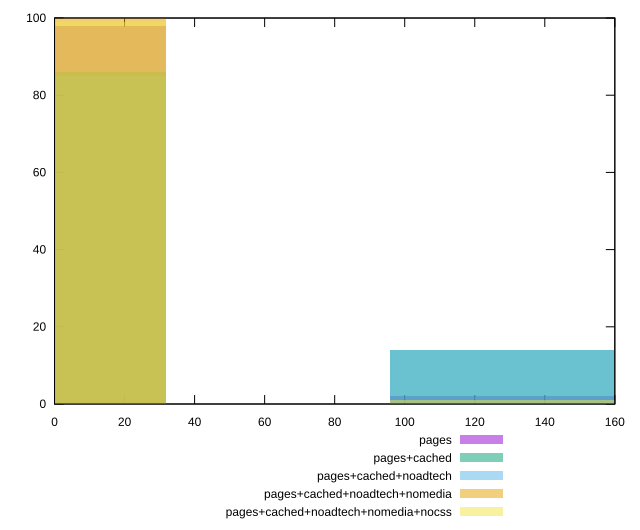

This figure's gnuplot source:
reset

$pages <<EOF
0 98
127.8561831994023 2
EOF

$pagesCached <<EOF
0 86
127.8561831994023 14
EOF

$pagesCachedNoadtech <<EOF
0 85
127.8561831994023 14
191.78427479910346 1
EOF

$pagesCachedNoadtechNomedia <<EOF
0 100
EOF

$pagesCachedNoadtechNomediaNocss <<EOF
0 99
127.8561831994023 1
EOF

set key outside below
set boxwidth 63.92809159970115
set xrange [0:160]
set yrange [0:100]
set trange [0:100]
set style fill transparent solid 0.5 noborder
set terminal svg size 640, 530 enhanced background rgb 'white'
set output "report_00018_2021-02-10T15-25-16.877Z/unminified-javascript/comparison/histogram/all_raw.svg"

plot $pages title "pages" with boxes, \
     $pagesCached title "pages+cached" with boxes, \
     $pagesCachedNoadtech title "pages+cached+noadtech" with boxes, \
     $pagesCachedNoadtechNomedia title "pages+cached+noadtech+nomedia" with boxes, \
     $pagesCachedNoadtechNomediaNocss title "pages+cached+noadtech+nomedia+nocss" with boxes

reset
